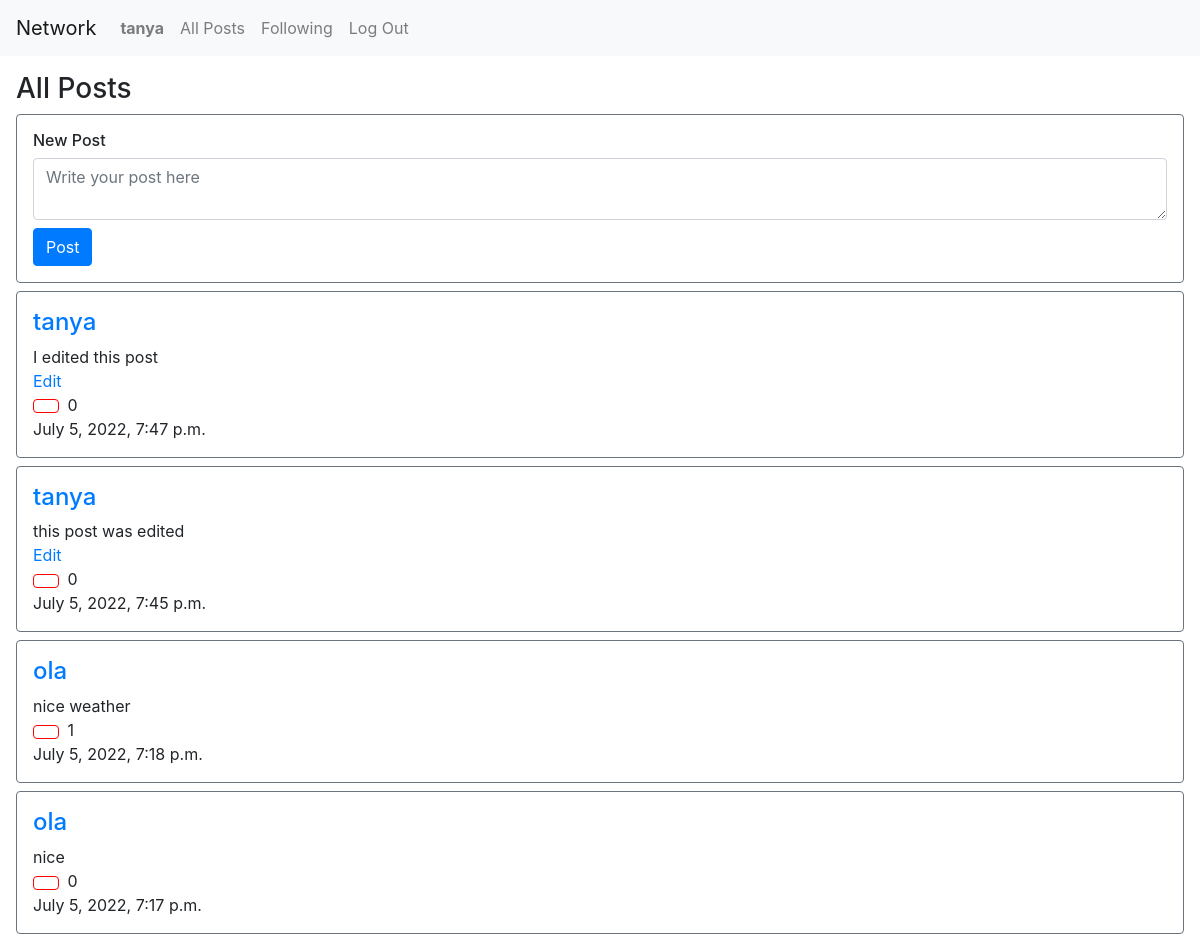
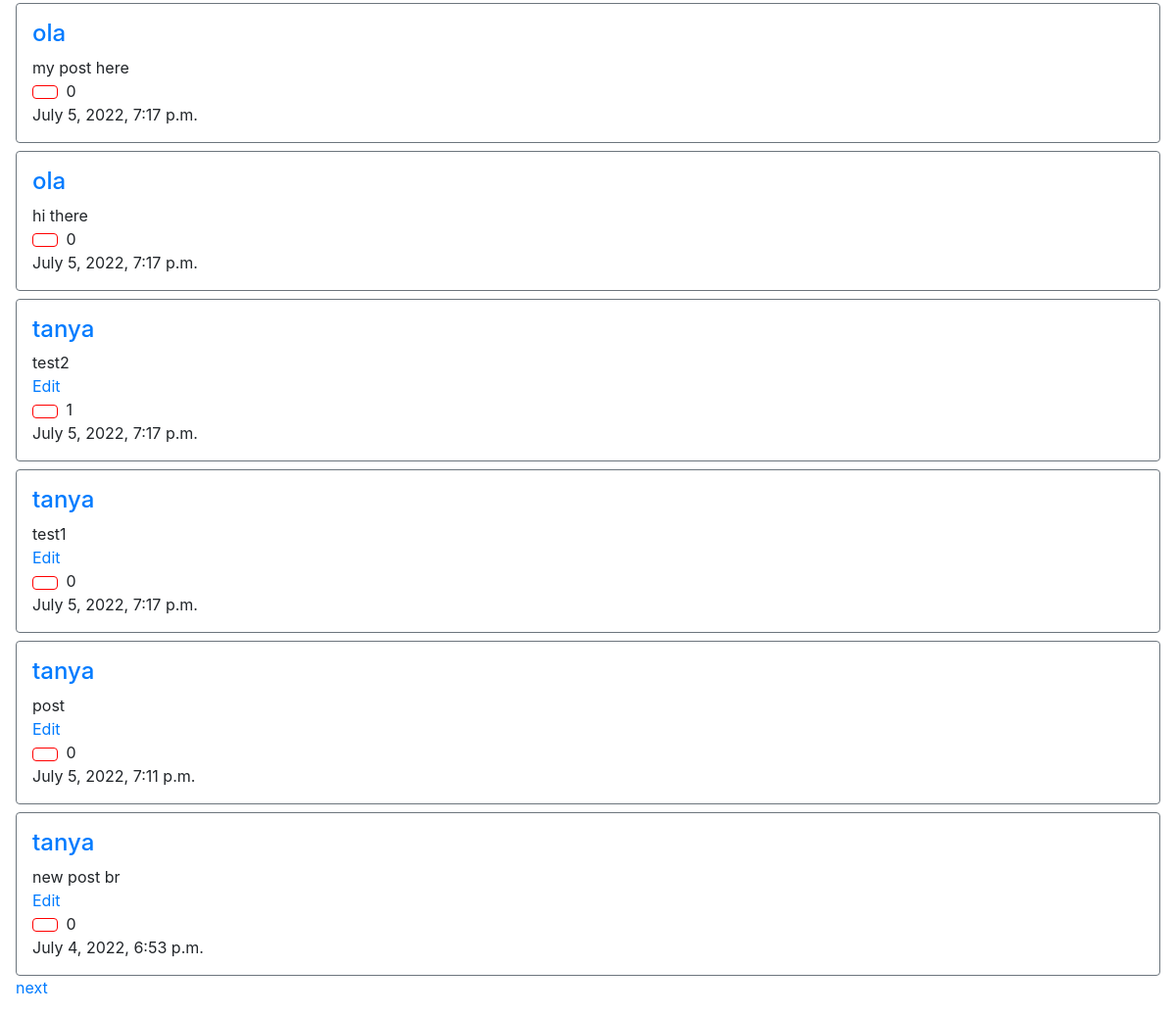
Screenshot of / (signed in) with the database file from the repository (2 pictures, top to bottom).
### network/models.py (models this page shows, shortened)
class User(AbstractUser):
    pass

class Post(models.Model):
    user = models.ForeignKey(User, on_delete=models.CASCADE, related_name="user")
    post = models.CharField(max_length=300)
    timestamp = models.DateTimeField()
    likes = models.IntegerField(default=0)

### network/views.py (the view)
# urls.py: path("", views.index, name="index"),
def index(request):
    if request.method == "POST":
        user = request.user
        post = request.POST["post"]
        timestamp = datetime.now()
        if post != "":
            Post.objects.create(user = user, post = post, timestamp = timestamp, likes = 0)
    posts = Post.objects.all().order_by('-timestamp')
    for post in posts:
        post.likes = Like.objects.filter(post=post.id).count()
        post.save()
    paginator = Paginator(posts, 10) #show 10 posts per page
    page_number = request.GET.get('page') #default
    page_obj = paginator.get_page(page_number) # a list of posts on a certain page
    return render(request, "network/index.html", {
        "page_obj": page_obj
    })

### network/templates/network/index.html (shortened to what this page needs)
{% extends "network/layout.html" %}
{% load static %}
{% block body %}
<div id="all-posts" class="p-3">
  <h3>All Posts</h3>
  <div class="border border-secondary rounded p-3">
    <h6>New Post</h6>
    <form id="new-post-form" action="{% url 'index' %}" method="post">
      <textarea class="form-control mb-2" id="new-post-text" name="post" placeholder="Write your post here"></textarea>
      <input type="submit" class="btn btn-primary" id="new-post-send" value="Post"/>
    </form>
  </div>
  <div>
    {% for post in page_obj %}
    <div class="border border-secondary rounded p-3 mt-2">
      <h4><a href="{% url 'profile' post.user.id %}">{{ post.user }}</a></h4>
      <div id="post-{{post.id}}">{{ post.post }}</div>
      {% if post.user.id == user.id %}
        <div id="edit" onclick="edit('{{ post.id }}')" class="text-primary">Edit</div>
      {% endif %}
      <button class="btn mr-1 d-inline-block" style="background-color:white; border-color: red;" id="like-btn-{{post.id}}" onclick="like('{{ post.id }}')"></button>
      <div id="like-count-{{post.id}}" class="d-inline-block">{{ post.likes }}</div>
      <div>{{ post.timestamp }}</div>
    </div>
    {% empty %}
      <li>no post</li>
    {% endfor %}
  </div>
  {% if page_obj.has_next %}
    <a href="?page={{ page_obj.next_page_number }}">next</a>
  {% endif %}
</div>
{% endblock %}

### network/templates/network/layout.html (shortened to what this page needs)
{% load static %}
<!DOCTYPE html>
<html lang="en">
    <head>
        <link rel="stylesheet" href="https://stackpath.bootstrapcdn.com/bootstrap/4.4.1/css/bootstrap.min.css">
        <link href="{% static 'network/styles.css' %}" rel="stylesheet">
    </head>
    <body>
        <nav class="navbar navbar-expand-lg navbar-light bg-light">
            <a class="navbar-brand" href="#">Network</a>
            <div>
              <ul class="navbar-nav mr-auto">
                {% if user.is_authenticated %}
                    <li class="nav-item">
                        <a class="nav-link" id="profile" href="{% url 'profile' user.id %}"><strong>{{ user.username }}</strong></a>
                    </li>
                {% endif %}
                <li class="nav-item">
                  <a class="nav-link" href="{% url 'index' %}">All Posts</a>
                </li>
                {% if user.is_authenticated %}
                    <li class="nav-item">
                        <a class="nav-link" id="following" href="{% url 'following' %}">Following</a>
                    </li>
                    <li class="nav-item">
                        <a class="nav-link" href="{% url 'logout' %}">Log Out</a>
                    </li>
                {% endif %}
              </ul>
            </div>
          </nav>
        <div class="body">
            {% block body %}
            {% endblock %}
        </div>
    </body>
</html>

### rows the page displays
User: username "tanya"
Post: user "tanya", post "I edited this post", likes "0", timestamp "July 5, 2022, 7:47 p.m."
Post: user "tanya", post "this post was edited", likes "0", timestamp "July 5, 2022, 7:45 p.m."
Post: user "ola", post "nice weather", likes "1", timestamp "July 5, 2022, 7:18 p.m."
Post: user "ola", post "nice", likes "0", timestamp "July 5, 2022, 7:17 p.m."
Post: user "ola", post "my post here", likes "0", timestamp "July 5, 2022, 7:17 p.m."
Post: user "ola", post "hi there", likes "0", timestamp "July 5, 2022, 7:17 p.m."
Post: user "tanya", post "test2", likes "1", timestamp "July 5, 2022, 7:17 p.m."
Post: user "tanya", post "test1", likes "0", timestamp "July 5, 2022, 7:17 p.m."
Post: user "tanya", post "post", likes "0", timestamp "July 5, 2022, 7:11 p.m."
Post: user "tanya", post "new post br", likes "0", timestamp "July 4, 2022, 6:53 p.m."
